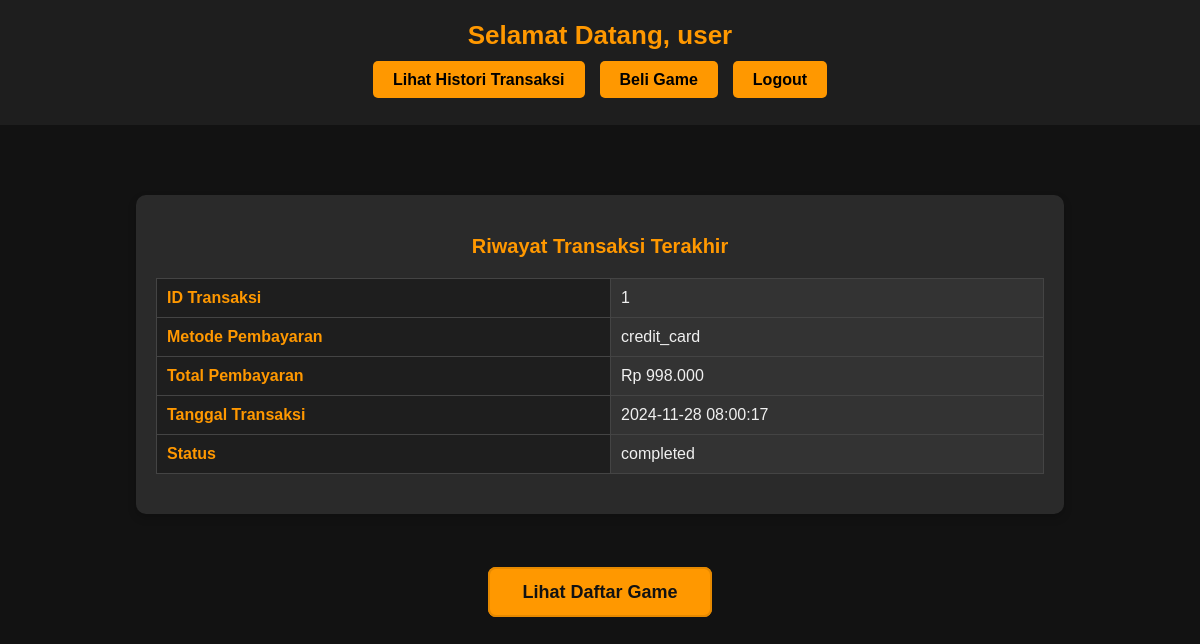
Before: /dashboard.php (signed in) with the older database file.
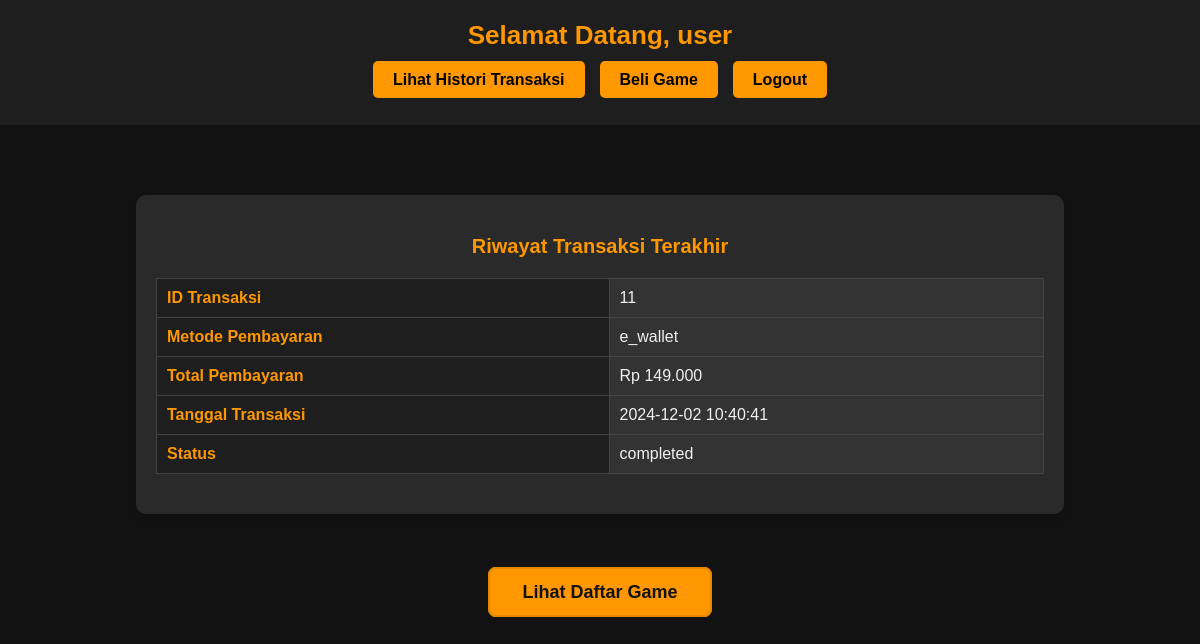
After: the same page with the newer database file.
### tables this page shows
CREATE TABLE `transactions` (
  `id` int(11) NOT NULL,
  `user_id` int(11) NOT NULL,
  `game_id` int(11) NOT NULL,
  `amount` int(11) NOT NULL,
  `payment_method` varchar(50) NOT NULL,
  `status` varchar(50) NOT NULL,
  `total_amount` decimal(10,2) NOT NULL,
  `transaction_date` timestamp NOT NULL DEFAULT current_timestamp()
);

### dashboard.php (the view, shortened to what this page needs)
<!DOCTYPE html>
<html lang="id">
<head>
    <link rel="stylesheet" href="dashboard.css">
</head>
<body>
    <header>
        <h1>Selamat Datang, <?php echo $_SESSION['username']; ?></h1>
        <nav>
            <ul>
                <li><a href="transaction_history.php">Lihat Histori Transaksi</a></li>
                <li><a href="buy_game.php">Beli Game</a></li>
                <li><a href="logout.php">Logout</a></li>
            </ul>
        </nav>
    </header>
    <main>
        <div class="container">
            <div class="form-box">
                <h3>Riwayat Transaksi Terakhir</h3>
                <?php
                require 'koneksi.php';
                $user_id = $_SESSION['user_id'];
                $query = "SELECT * FROM transactions WHERE user_id = ? ORDER BY transaction_date DESC LIMIT 1";
                $stmt = $conn->prepare($query);
                $stmt->bind_param("i", $user_id);
                $stmt->execute();
                $result = $stmt->get_result();
                if ($transaction = $result->fetch_assoc()) {
                    echo "<table>";
                    echo "<tr><th>ID Transaksi</th><td>" . $transaction['id'] . "</td></tr>";
                    echo "<tr><th>Metode Pembayaran</th><td>" . $transaction['payment_method'] . "</td></tr>";
                    echo "<tr><th>Total Pembayaran</th><td>Rp " . number_format($transaction['total_amount'], 0, ',', '.') . "</td></tr>";
                    echo "<tr><th>Tanggal Transaksi</th><td>" . $transaction['transaction_date'] . "</td></tr>";
                    echo "<tr><th>Status</th><td>" . $transaction['status'] . "</td></tr>";
                    echo "</table>";
                } else {
                    echo "<p>Anda belum melakukan transaksi apapun.</p>";
                }
                ?>
            </div>
        </div>
        <br><br>
        <section class="explore-section">
        <a id="see-games">Lihat Daftar Game</a>
            <?php include 'game_list.php'; ?>
    </section>
    </main>
</body>
</html>

Changed rows visible on the page:
no longer on this page (row edited): transactions: id "1", payment_method "credit_card", total_amount "998.000", transaction_date "2024-11-28 08:00:17", status "completed"
added transactions: id "11", payment_method "e_wallet", total_amount "149.000", transaction_date "2024-12-02 10:40:41", status "completed"
